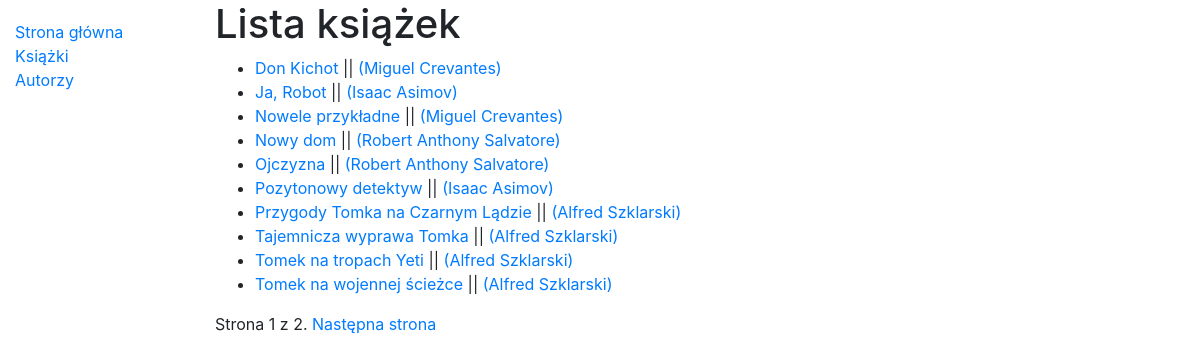
Page /biblioteka/ksiazki on the committed database.
### LaBiblioteca/models.py (models this page shows, shortened)
class Ksiazka(models.Model):
    tytul = models.CharField(max_length=150, help_text="Wprowadź tytuł książki.")
    autor = models.ForeignKey('Autor', on_delete=models.SET_NULL, null=True)
    streszczenie = models.TextField(max_length=1000, help_text="Krótkie streszczenie")
    gatunek = models.ManyToManyField(Gatunek, help_text = "Wybierz gatunek")
    def podane_gatunki(self):
        return ', '.join(gatunek.nazwa for gatunek in self.gatunek.all())
    podane_gatunki.short_description = "Gatunki"
    def get_absolute_url(self):
        return reverse('ksiazka-szczegoly', args=[str(self.id)])
    class Meta:
        ordering = ['tytul']

class Autor(models.Model):
    imie = models.CharField(max_length=200)
    nazwisko = models.CharField(max_length=200)
    def __str__(self):
        return "%s %s"%(self.imie, self.nazwisko)
    data_urodzenia = models.DateField(null=True, blank = True)
    data_smierci = models.DateField(null=True, blank = True)
    class Meta:
        ordering = ['imie', 'nazwisko']

### LaBiblioteca/views.py (the view)
# urls.py: path('biblioteka/ksiazki', views.BookListView.as_view(), name='ksiazki'),
class BookListView(generic.ListView):
    model = Ksiazka
    paginate_by = 10
    context_object_name = 'lista_ksiazek'
    queryset = Ksiazka.objects.all()
    template_name = 'book_list.html'

### LaBiblioteca/templates/book_list.html (shortened to what this page needs)
{% extends "skeleton.html" %}
{% block content %}
    <h1>Lista książek</h1>
    {% if lista_ksiazek %}
        <ul>
            {% for ksiazka in lista_ksiazek %}
                <li>
                    <a href="{{ ksiazka.get_absolute_url }}">{{ ksiazka.tytul }}</a>
                      ||
                    <a href="{% url 'autor-szczegoly' ksiazka.autor.pk}">  ({{ksiazka.autor}}) </a>
                </li>
        </ul>
    {% else %}
        <p>Brak książek w bazie danych.</p>
    {% endif %}
{% endblock %}

### rows in the picture
Ksiazka: tytul "Don Kichot", autor "Miguel Crevantes"
Ksiazka: tytul "Ja, Robot", autor "Isaac Asimov"
Ksiazka: tytul "Nowele przykładne", autor "Miguel Crevantes"
Ksiazka: tytul "Nowy dom", autor "Robert Anthony Salvatore"
Ksiazka: tytul "Ojczyzna", autor "Robert Anthony Salvatore"
Ksiazka: tytul "Pozytonowy detektyw", autor "Isaac Asimov"
Ksiazka: tytul "Przygody Tomka na Czarnym Lądzie", autor "Alfred Szklarski"
Ksiazka: tytul "Tajemnicza wyprawa Tomka", autor "Alfred Szklarski"
Ksiazka: tytul "Tomek na tropach Yeti", autor "Alfred Szklarski"
Ksiazka: tytul "Tomek na wojennej ścieżce", autor "Alfred Szklarski"

### other values in the picture
{{ page_obj.number }} "1"
{{ page_obj.paginator.num_pages }} "2"
